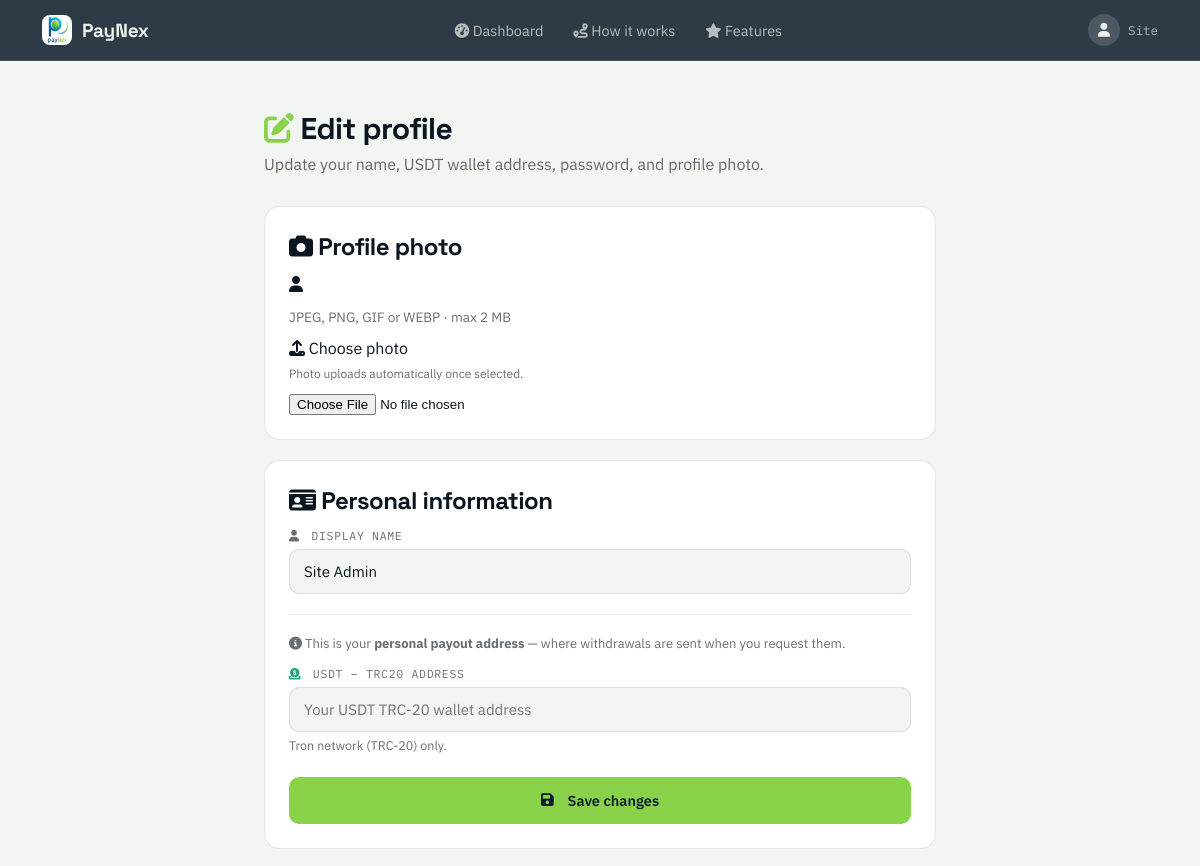
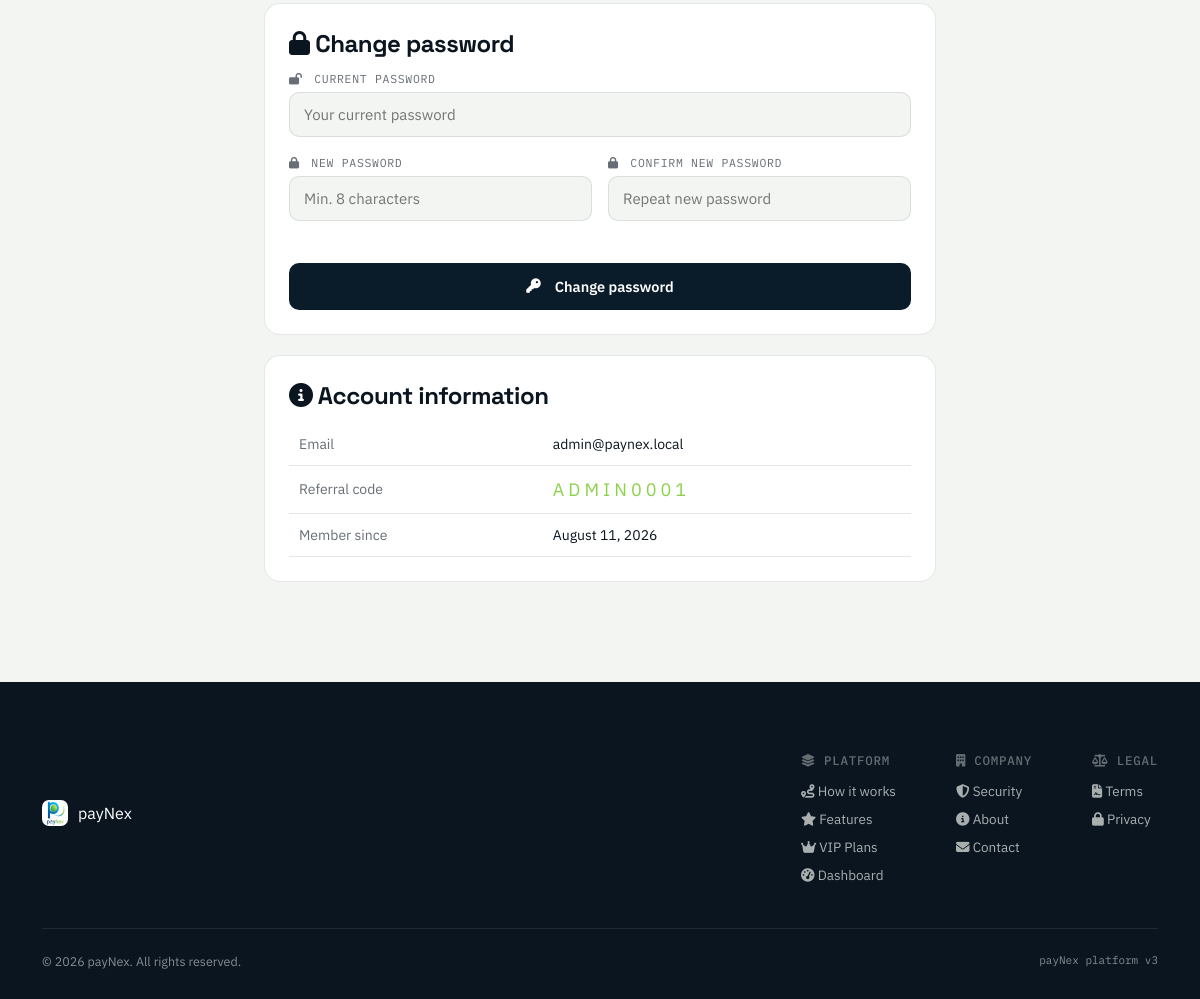
The app's page /profile.php (signed in) with its own data (2 pictures, top to bottom).
### tables this page shows
CREATE TABLE IF NOT EXISTS users (
    id                  INT UNSIGNED    AUTO_INCREMENT PRIMARY KEY,
    name                VARCHAR(120)    NOT NULL,
    email               VARCHAR(190)    NOT NULL UNIQUE,
    password_hash       VARCHAR(255)    NOT NULL,
    role                ENUM('earner','admin') NOT NULL DEFAULT 'earner',
    wallet_balance      DECIMAL(12,2)   NOT NULL DEFAULT 0.00,
    status              ENUM('active','suspended') NOT NULL DEFAULT 'active',
    suspension_note     VARCHAR(255)    NULL,
    vip_level           TINYINT         NULL,
    vip_expires_at      DATE            NULL,
    last_spin_at        DATETIME        NULL,
    btc_address         VARCHAR(100)    NULL,
    usdt_trc20_address  VARCHAR(100)    NULL,
    referral_code       VARCHAR(16)     NOT NULL UNIQUE,
    referred_by         INT UNSIGNED    NULL,
    profile_photo       VARCHAR(255)    NULL,
    email_verified      TINYINT(1)      NOT NULL DEFAULT 0,
    verification_code   VARCHAR(6)      NULL,
    total_referrals     INT UNSIGNED    NOT NULL DEFAULT 0,
    created_at          DATETIME        NOT NULL DEFAULT CURRENT_TIMESTAMP,
    CONSTRAINT fk_referred_by FOREIGN KEY (referred_by) REFERENCES users(id) ON DELETE SET NULL
);

### includes/functions.php (called while the page is built, shortened)
<?php
function e(?string $value): string
{
    return htmlspecialchars($value ?? '', ENT_QUOTES, 'UTF-8');
}
function current_user(): ?array
{
    return $_SESSION['user'] ?? null;
}

### profile.php (the view, shortened to what this page needs)
<?php
require_once __DIR__ . '/config/config.php';
$user   = current_user();
$uStmt = $pdo->prepare('SELECT * FROM users WHERE id = :id');
$uStmt->execute([':id' => $user['id']]);
$u = $uStmt->fetch();
require __DIR__ . '/includes/header.php';
?>
<div class="page-wrap" style="max-width:720px;">
  <div class="page-head">
    <h1><i class="fa-solid fa-pen-to-square" style="color:var(--green);"></i> Edit profile</h1>
    <p>Update your name, USDT wallet address, password, and profile photo.</p>
  </div>
  <div class="card">
    <h2><i class="fa-solid fa-camera"></i> Profile photo</h2>
    <form method="post" action="<?= BASE_URL ?>/profile.php" enctype="multipart/form-data" id="photo-form">
      <div class="profile-photo-wrap">
        <?php if ($u['profile_photo']): ?>
          <img class="profile-avatar-large" src="<?= BASE_URL ?>/uploads/<?= e($u['profile_photo']) ?>" alt="Your profile photo" id="avatar-preview">
        <?php else: ?>
          <div class="profile-avatar-placeholder" id="avatar-preview-placeholder"><i class="fa-solid fa-user"></i></div>
        <?php endif; ?>
        <div>
          <p style="font-size:13.5px; color:var(--ink-soft); margin-bottom:12px;">JPEG, PNG, GIF or WEBP · max 2 MB</p>
          <label for="photo_upload" class="profile-upload-btn"><i class="fa-solid fa-upload"></i> Choose photo</label>
          <p style="font-size:12px; color:var(--ink-soft); margin-top:8px;">Photo uploads automatically once selected.</p>
        </div>
      </div>
      <input type="file" id="photo_upload" name="profile_photo" accept="image/jpeg,image/png,image/gif,image/webp" onchange="this.form.submit()">
    </form>
  </div>
  <div class="card">
    <h2><i class="fa-solid fa-id-card"></i> Personal information</h2>
    <form method="post" action="<?= BASE_URL ?>/profile.php" novalidate>
      <div class="field">
        <label><i class="fa-solid fa-user"></i> Display name</label>
        <input type="text" name="name" value="<?= e($u['name']) ?>" maxlength="120" required placeholder="Your full name">
      </div>
      <hr style="border:none; border-top:1px solid var(--paper-line); margin:20px 0;">
      <p style="font-size:13px; color:var(--ink-soft); margin-bottom:14px;">
        <i class="fa-solid fa-circle-info"></i>
        This is your <strong>personal payout address</strong> — where withdrawals are sent when you request them.
      </p>
      <div class="field">
        <label><i class="fa-solid fa-circle-dollar-to-slot" style="color:#26a17b;"></i> USDT – TRC20 address</label>
        <input type="text" name="usdt_address" value="<?= e($u['usdt_trc20_address'] ?? '') ?>" maxlength="100" placeholder="Your USDT TRC-20 wallet address">
        <div class="input-hint">Tron network (TRC-20) only.</div>
      </div>
      <div class="form-actions">
        <button type="submit" class="btn btn-primary"><i class="fa-solid fa-floppy-disk"></i> Save changes</button>
      </div>
    </form>
  </div>
  <div class="card">
    <h2><i class="fa-solid fa-lock"></i> Change password</h2>
    <form method="post" action="<?= BASE_URL ?>/profile.php" novalidate>
      <div class="field">
        <label><i class="fa-solid fa-lock-open"></i> Current password</label>
        <input type="password" name="current_password" required placeholder="Your current password">
      </div>
      <div class="form-row">
        <div class="field">
          <label><i class="fa-solid fa-lock"></i> New password</label>
          <input type="password" name="new_password" required minlength="8" placeholder="Min. 8 characters">
        </div>
        <div class="field">
          <label><i class="fa-solid fa-lock"></i> Confirm new password</label>
          <input type="password" name="confirm_password" required minlength="8" placeholder="Repeat new password">
        </div>
      </div>
      <div class="form-actions">
        <button type="submit" class="btn btn-dark"><i class="fa-solid fa-key"></i> Change password</button>
      </div>
    </form>
  </div>
  <div class="card">
    <h2><i class="fa-solid fa-circle-info"></i> Account information</h2>
    <table class="data-table">
      <tr><td style="color:var(--ink-soft);">Email</td><td><?= e($u['email']) ?></td></tr>
      <tr><td style="color:var(--ink-soft);">Referral code</td><td class="text-mono" style="font-size:18px; letter-spacing:4px; color:var(--green);"><?= e($u['referral_code']) ?></td></tr>
      <tr><td style="color:var(--ink-soft);">Member since</td><td><?= e(date('F j, Y', strtotime($u['created_at']))) ?></td></tr>
    </table>
  </div>
</div>
<?php require __DIR__ . '/includes/footer.php'; ?>

### includes/header.php (shortened to what this page needs)
<?php
$user = current_user();
$logoLink = $user ? BASE_URL . '/dashboard.php' : BASE_URL . '/index.php';
?>
<!DOCTYPE html>
<html lang="en">
<head>
<link rel="stylesheet" href="https://cdnjs.cloudflare.com/ajax/libs/font-awesome/6.5.1/css/all.min.css">
<link rel="stylesheet" href="<?= BASE_URL ?>/assets/css/style.css">
<link rel="stylesheet" href="<?= BASE_URL ?>/assets/css/app.css">
</head>
<body>
<header class="nav" id="main-nav">
  <div class="nav-inner">
    <a href="<?= $logoLink ?>" class="brand">
      <img src="<?= BASE_URL ?>/assets/img/logo.png" alt="payNex logo">
      <span>PayNex</span>
    </a>
    <nav class="links" id="nav-links">
      <?php if ($user): ?>
        <a href="<?= BASE_URL ?>/dashboard.php">
          <i class="fa-solid fa-gauge-high"></i> Dashboard
        </a>
        <a href="<?= BASE_URL ?>/index.php#how">
          <i class="fa-solid fa-route"></i> How it works
        </a>
        <a href="<?= BASE_URL ?>/index.php#features">
          <i class="fa-solid fa-star"></i> Features
        </a>
      <?php endif; ?>
    </nav>
    <div class="nav-right">
      <?php if ($user): ?>
        <div class="nav-user-menu" tabindex="0" role="button" aria-haspopup="true" aria-expanded="false">
          <?php if ($user['profile_photo'] ?? false): ?>
            <img class="nav-avatar" src="<?= BASE_URL ?>/uploads/<?= e($user['profile_photo']) ?>" alt="">
          <?php else: ?>
            <span class="nav-avatar-placeholder">
              <i class="fa-solid fa-user"></i>
            </span>
          <?php endif; ?>
          <span class="nav-hello"><?= e(explode(' ', $user['name'])[0]) ?></span>
        </div>
      <?php else: ?>
        <a href="<?= BASE_URL ?>/login.php" class="nav-cta nav-cta-ghost">Log in</a>
        <a href="<?= BASE_URL ?>/signup.php" class="nav-cta">Get started</a>
      <?php endif; ?>
    </div>
  </div>
</header>

### assets/css/style.css (style rules this page uses)
:root { --navy-deep:#0A1B29; --navy-mid:#102C40; --navy-line: rgba(255,255,255,0.09); --paper:#F2F5F1; --paper-line: rgba(10,21,32,0.10); --ink:#0A1520; --ink-soft: rgba(10,21,32,0.62); --paper-soft: rgba(245,247,244,0.68); --blue:#2E8FD6; --blue-bright:#5CB3F0; --green:#8AD24A; --green-bright:#C6EB6B; --amber:#E8B54A; --red:#E2685F; --radius: 16px; }
* { box-sizing:border-box; }
html { scroll-behavior:smooth; }
body { margin:0; background:var(--paper); color:var(--ink); font-family:'IBM Plex Sans', sans-serif; -webkit-font-smoothing:antialiased; }
h1,h2,h3,.display { font-family:'Space Grotesk', sans-serif; letter-spacing:-0.02em; margin:0; }
a { color:inherit; text-decoration:none; }
img { max-width:100%; display:block; }
header.nav { position:sticky; top:0; z-index:100; background:rgba(10,27,41,0.85); backdrop-filter:blur(10px); border-bottom:1px solid var(--navy-line); }
.nav-inner { max-width:1180px; margin:0 auto; padding:14px 32px; display:flex; align-items:center; justify-content:space-between; color:#EDEFEC; }
.brand { display:flex; align-items:center; gap:10px; }
.brand img { width:30px; height:30px; border-radius:8px; }
.brand span { font-family:'Space Grotesk'; font-weight:700; font-size:19px; letter-spacing:-0.01em; }
nav.links { display:flex; gap:30px; font-size:14.5px; color:rgba(237,239,236,0.72); }
.btn { font-family:'IBM Plex Sans'; font-weight:600; font-size:14.5px; padding:13px 24px; border-radius:10px; display:inline-flex; align-items:center; gap:8px; cursor:pointer; border:1px solid transparent; transition:transform .15s ease, background .15s ease; }
.btn-primary { background:var(--green); color:var(--navy-deep); }
.btn-dark { background:var(--navy-deep); color:#fff; }

### assets/css/app.css (style rules this page uses)
header.nav .brand { cursor: pointer; text-decoration: none; }
.nav-right { display: flex; align-items: center; gap: 10px; }
.nav-user-menu { position: relative; display: flex; align-items: center; gap: 8px; cursor: pointer; }
.nav-avatar-placeholder { width: 32px; height: 32px; border-radius: 50%; background: rgba(255,255,255,.15); display: flex; align-items: center; justify-content: center; font-size: 14px; color: #EDEFEC; }
.nav-hello { font-family: 'IBM Plex Mono', monospace; font-size: 12.5px; color: rgba(237,239,236,.7); }
.page-wrap { max-width: 1180px; margin: 0 auto; padding: 48px 24px 80px; }
.page-head { margin-bottom: 32px; }
.page-head h1 { font-size: 30px; }
.page-head p { color: var(--ink-soft); margin-top: 6px; }
.card { background: #fff; border: 1px solid var(--paper-line); border-radius: var(--radius); padding: 24px; margin-bottom: 20px; }
.card h2, .card h3 { margin-bottom: 12px; }
.field { margin-bottom: 18px; }
.field label { display: block; font-family: 'IBM Plex Mono', monospace; font-size: 11.5px; text-transform: uppercase; letter-spacing: .06em; color: var(--ink-soft); margin-bottom: 6px; }
.field label .fa-solid { margin-right: 4px; }
.field input, .field select, .field textarea { width: 100%; padding: 12px 14px; border: 1px solid var(--paper-line); border-radius: 10px; font-family: 'IBM Plex Sans', sans-serif; font-size: 15px; background: var(--paper); color: var(--ink); box-sizing: border-box; transition: border-color .2s, box-shadow .2s; }
.field .input-hint { font-size: 12.5px; color: var(--ink-soft); margin-top: 5px; }
.form-row { display: grid; grid-template-columns: 1fr 1fr; gap: 16px; }
.form-actions { margin-top: 24px; }
.form-actions .btn { width: 100%; justify-content: center; }
.btn i { margin-right: 6px; }
table.data-table { width: 100%; border-collapse: collapse; font-size: 14px; white-space: nowrap; }
table.data-table th, table.data-table td { text-align: left; padding: 12px 10px; border-bottom: 1px solid var(--paper-line); }

### records on screen
users: name "Site", name "Site Admin", email "admin@paynex.local", referral_code "ADMIN0001", created_at "August 11, 2026"
